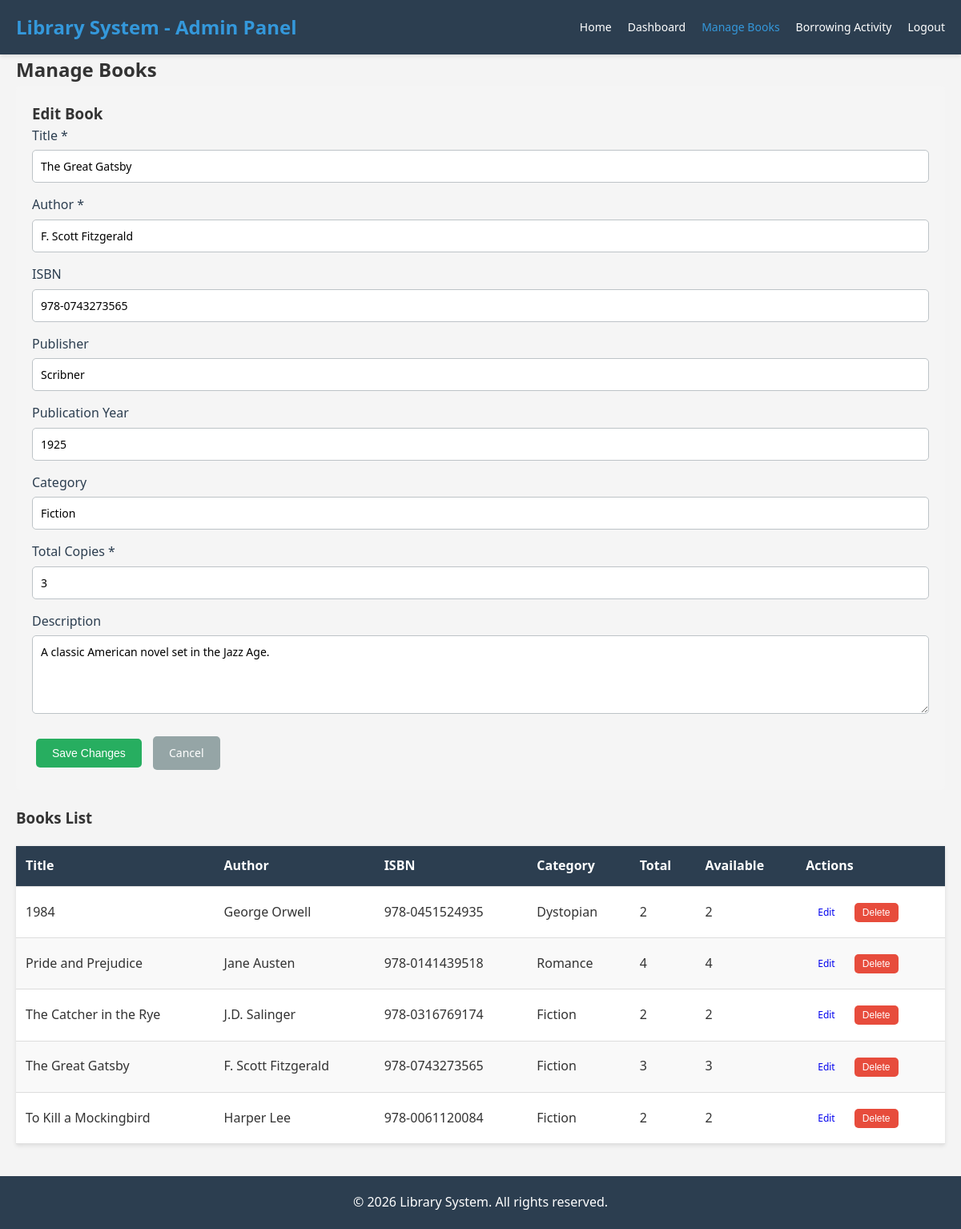
The app's page /admin/books.php?edit=1 (signed in) with its own data.
### tables this page shows
CREATE TABLE books (
    book_id INT PRIMARY KEY AUTO_INCREMENT,
    title VARCHAR(200) NOT NULL,
    author VARCHAR(100) NOT NULL,
    isbn VARCHAR(20) UNIQUE,
    publisher VARCHAR(100),
    publication_year YEAR,
    category VARCHAR(50),
    total_copies INT DEFAULT 1,
    available_copies INT DEFAULT 1,
    description TEXT,
    created_at TIMESTAMP DEFAULT CURRENT_TIMESTAMP,
    updated_at TIMESTAMP DEFAULT CURRENT_TIMESTAMP ON UPDATE CURRENT_TIMESTAMP
);

### includes/Database.php (called while the page is built, shortened)
<?php
class Database {
    private $connection;
    private $host;
    private $user;
    private $pass;
    private $db;
    public function __construct() {
        $this->host = DB_HOST;
        $this->user = DB_USER;
        $this->pass = DB_PASS;
        $this->db = DB_NAME;
    }
    private function connect() {
        $this->connection = new mysqli($this->host, $this->user, $this->pass, $this->db);
        $this->connection->set_charset("utf8");
    }
    public function query($sql) {
        $result = $this->connection->query($sql);
        return $result;
    }
    public function prepare($sql) {
        return $this->connection->prepare($sql);
    }
}
?>

### includes/Book.php (called while the page is built, shortened)
<?php
require_once __DIR__ . '/Database.php';
class Book {
    private $db;
    public function __construct() {
        $this->db = new Database();
    }
    public function getAllBooks() {
        $sql = "SELECT * FROM books ORDER BY title ASC";
        $result = $this->db->query($sql);
        return $result->fetch_all(MYSQLI_ASSOC);
    }
    public function getBookById($book_id) {
        $sql = "SELECT * FROM books WHERE book_id = ?";
        $stmt = $this->db->prepare($sql);
        $stmt->bind_param('i', $book_id);
        $stmt->execute();
        return $stmt->get_result()->fetch_assoc();
    }
}
?>

### admin/books.php (the view, shortened to what this page needs)
<?php
require_once '../includes/Book.php';
$book = new Book();
$edit_book = null;
if (isset($_GET['edit'])) {
    $edit_book = $book->getBookById(intval($_GET['edit']));
}
$books = $book->getAllBooks();
?>
<!DOCTYPE html>
<html lang="en">
<head>
    <link rel="stylesheet" href="../css/style.css">
</head>
<body>
    <div class="navbar">
        <div class="container">
            <h1 class="logo">Library System - Admin Panel</h1>
            <nav>
                <ul>
                    <li><a href="../index.php">Home</a></li>
                    <li><a href="dashboard.php">Dashboard</a></li>
                    <li><a href="books.php" class="active">Manage Books</a></li>
                    <li><a href="borrowing.php">Borrowing Activity</a></li>
                    <li><a href="../pages/logout.php">Logout</a></li>
                </ul>
            </nav>
        </div>
    </div>
    <div class="container">
        <h2>Manage Books</h2>
        <?php if (!empty($edit_book)): ?>
            <div style="margin-bottom: 20px; padding: 20px; background: #f5f5f5; border-radius: 5px;">
                <h3>Edit Book</h3>
                <form method="POST">
                    <div class="form-group">
                        <label>Title *</label>
                        <input type="text" name="title" required value="<?php echo htmlspecialchars($edit_book['title']); ?>">
                    </div>
                    <div class="form-group">
                        <label>Author *</label>
                        <input type="text" name="author" required value="<?php echo htmlspecialchars($edit_book['author']); ?>">
                    </div>
                    <div class="form-group">
                        <label>ISBN</label>
                        <input type="text" name="isbn" value="<?php echo htmlspecialchars($edit_book['isbn'] ?? ''); ?>">
                    </div>
                    <div class="form-group">
                        <label>Publisher</label>
                        <input type="text" name="publisher" value="<?php echo htmlspecialchars($edit_book['publisher'] ?? ''); ?>">
                    </div>
                    <div class="form-group">
                        <label>Publication Year</label>
                        <input type="number" name="publication_year" min="1900" max="<?php echo date('Y'); ?>" value="<?php echo htmlspecialchars($edit_book['publication_year'] ?? ''); ?>">
                    </div>
                    <div class="form-group">
                        <label>Category</label>
                        <input type="text" name="category" value="<?php echo htmlspecialchars($edit_book['category'] ?? ''); ?>">
                    </div>
                    <div class="form-group">
                        <label>Total Copies *</label>
                        <input type="number" name="total_copies" min="1" required value="<?php echo $edit_book['total_copies']; ?>">
                    </div>
                    <div class="form-group">
                        <label>Description</label>
                        <textarea name="description" rows="4"><?php echo htmlspecialchars($edit_book['description'] ?? ''); ?></textarea>
                    </div>
                    <button type="submit" class="btn btn-success">Save Changes</button>
                    <a href="books.php" class="btn btn-secondary">Cancel</a>
                </form>
            </div>
        <?php endif; ?>
        <h3>Books List</h3>
        <?php if (empty($books)): ?>
            <p>No books found.</p>
        <?php else: ?>
            <table class="table">
                <thead>
                    <tr>
                        <th>Title</th>
                        <th>Author</th>
                        <th>ISBN</th>
                        <th>Category</th>
                        <th>Total</th>
                        <th>Available</th>
                        <th>Actions</th>
                    </tr>
                </thead>
                <tbody>
                    <?php foreach ($books as $b): ?>
                        <tr>
                            <td><?php echo htmlspecialchars($b['title']); ?></td>
                            <td><?php echo htmlspecialchars($b['author']); ?></td>
                            <td><?php echo htmlspecialchars($b['isbn'] ?? '-'); ?></td>
                            <td><?php echo htmlspecialchars($b['category'] ?? '-'); ?></td>
                            <td><?php echo $b['total_copies']; ?></td>
                            <td><?php echo $b['available_copies']; ?></td>
                            <td>
                                <a href="books.php?edit=<?php echo $b['book_id']; ?>" class="btn btn-sm">Edit</a>
                                <form method="POST" style="display: inline;" onsubmit="return confirm('Delete this book?');">
                                    <button type="submit" class="btn btn-sm btn-danger">Delete</button>
                                </form>
                            </td>
                        </tr>
                    <?php endforeach; ?>
                </tbody>
            </table>
        <?php endif; ?>
    </div>
    <footer>
        <p>&copy; <?php echo date('Y'); ?> Library System. All rights reserved.</p>
    </footer>
</body>
</html>

### css/style.css (style rules this page uses)
* { margin: 0; padding: 0; box-sizing: border-box; }
body { font-family: 'Segoe UI', Tahoma, Geneva, Verdana, sans-serif; line-height: 1.6; color: #333; background-color: #f4f4f4; }
.container { max-width: 1200px; margin: 0 auto; padding: 0 20px; }
.navbar { background-color: #2c3e50; color: white; padding: 15px 0; box-shadow: 0 2px 5px rgba(0,0,0,0.1); position: sticky; top: 0; z-index: 100; }
.navbar .container { display: flex; justify-content: space-between; align-items: center; }
.navbar .logo { font-size: 24px; font-weight: bold; color: #3498db; }
.navbar nav ul { list-style: none; display: flex; gap: 20px; flex-wrap: wrap; }
.navbar nav a { color: white; text-decoration: none; transition: color 0.3s; font-size: 14px; }
.navbar nav a:hover, .navbar nav a.active { color: #3498db; }
.btn { display: inline-block; padding: 10px 20px; border: none; border-radius: 5px; cursor: pointer; text-decoration: none; transition: all 0.3s; font-size: 14px; margin: 5px; }
.btn-secondary { background-color: #95a5a6; color: white; }
.btn-success { background-color: #27ae60; color: white; }
.btn-danger { background-color: #e74c3c; color: white; }
.btn-sm { padding: 5px 10px; font-size: 12px; }
.form-group { margin-bottom: 15px; }
.form-group label { display: block; margin-bottom: 5px; font-weight: 500; color: #2c3e50; }
.form-group input, .form-group textarea { width: 100%; padding: 10px; border: 1px solid #bdc3c7; border-radius: 5px; font-size: 14px; font-family: inherit; }
.form-group textarea { resize: vertical; }
.table { width: 100%; border-collapse: collapse; background: white; margin: 20px 0; box-shadow: 0 2px 5px rgba(0,0,0,0.1); }
.table thead { background-color: #2c3e50; color: white; }
.table th, .table td { padding: 12px; text-align: left; border-bottom: 1px solid #ddd; }
.table tbody tr:nth-child(even) { background-color: #f9f9f9; }
footer { background-color: #2c3e50; color: white; text-align: center; padding: 20px; margin-top: 40px; }

### records on screen
books: title "The Great Gatsby", author "F. Scott Fitzgerald", isbn "978-0743273565", publisher "Scribner", publication_year "1925", category "Fiction", total_copies "3", description "A classic American novel set in the Jazz Age.", available_copies "3"
books: title "1984", author "George Orwell", isbn "978-0451524935", category "Dystopian", total_copies "2", available_copies "2"
books: title "Pride and Prejudice", author "Jane Austen", isbn "978-0141439518", category "Romance", total_copies "4", available_copies "4"
books: title "The Catcher in the Rye", author "J.D. Salinger", isbn "978-0316769174", category "Fiction", total_copies "2", available_copies "2"
books: title "To Kill a Mockingbird", author "Harper Lee", isbn "978-0061120084", category "Fiction", total_copies "2", available_copies "2"
